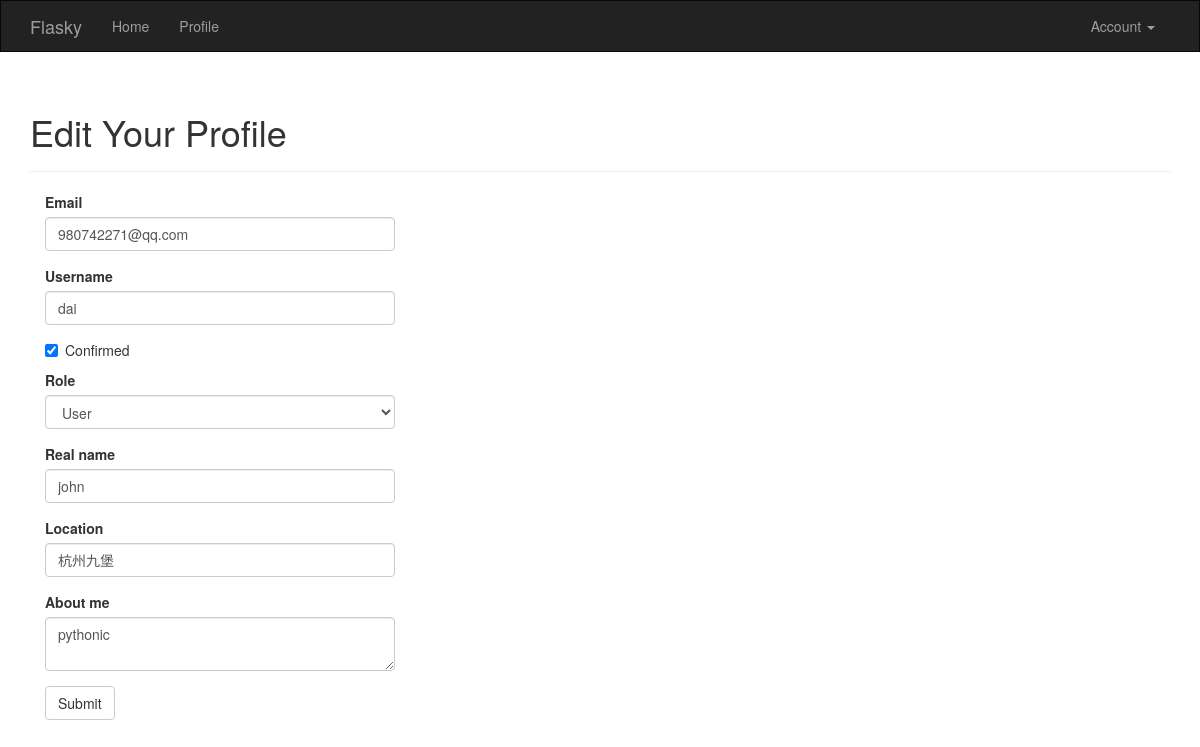
The page /edit-profile/1 (signed in) on the database its author committed.
### app/models.py (models this page shows, shortened)
class User(UserMixin, db.Model):
    __tablename__ = 'users'
    id = db.Column(db.Integer, primary_key=True)
    email = db.Column(db.String(64), unique=True, index=True)
    username = db.Column(db.String(64), unique=True, index=True)
    role_id = db.Column(db.Integer, db.ForeignKey('roles.id'))
    password_hash = db.Column(db.String(128))
    confirmed = db.Column(db.Boolean, default=False)
    name = db.Column(db.String(64))
    location = db.Column(db.String(64))
    about_me = db.Column(db.Text())
    member_since = db.Column(db.DateTime(), default=datetime.utcnow)
    last_seen = db.Column(db.DateTime(), default=datetime.utcnow)
    avatar_hash = db.Column(db.String(32))
    posts = db.relationship('Post', backref='author', lazy='dynamic')
    @property
    def password(self):
        raise AttributeError('password is not a readable attribute')
    def can(self, perm):
        return self.role is not None and self.role.has_permission(perm)
    def ping(self):
        self.last_seen = datetime.utcnow()
        db.session.add(self)

### app/main/views.py (the view, shortened to what this page needs)
@main.route('/edit-profile/<int:id>', methods=['GET', 'POST'])
@login_required
@admin_required
def edit_profile_admin(id):
    user = User.query.get_or_404(id)
    form = EditProfileAdminForm(user=user)
    form.email.data = user.email
    form.username.data = user.username
    form.confirmed.data = user.confirmed
    form.role.data = user.role_id
    form.name.data = user.name
    form.location.data = user.location
    form.about_me.data = user.about_me
    return render_template('edit_profile.html', form=form, user=user)

### app/main/forms.py (shortened to what this page needs)
class EditProfileAdminForm(FlaskForm):
    email = StringField('Email', validators=[DataRequired(), Length(1, 64),
                                             Email()])
    username = StringField('Username', validators=[
        DataRequired(), Length(1, 64),
        Regexp('^[A-Za-z][A-Za-z0-9_.]*$', 0,
               'Usernames must have only letters, numbers, dots or '
               'underscores')])
    confirmed = BooleanField('Confirmed')
    role = SelectField('Role', coerce=int)
    name = StringField('Real name', validators=[Length(0, 64)])
    location = StringField('Location', validators=[Length(0, 64)])
    about_me = TextAreaField('About me')
    submit = SubmitField('Submit')
    def __init__(self, user, *args, **kwargs):
        super(EditProfileAdminForm, self).__init__(*args, **kwargs)
        self.role.choices = [(role.id, role.name)
                             for role in Role.query.order_by(Role.name).all()]
        self.user = user

### app/auth/views.py (called while the page is built)
@auth.before_app_request
def before_request():
    if current_user.is_authenticated:
        current_user.ping()
        if not current_user.confirmed \
                and request.endpoint \
                and request.blueprint != 'auth' \
                and request.endpoint != 'static':
            return redirect(url_for('auth.unconfirmed'))

### app/main/__init__.py (called while the page is built)
@main.app_context_processor
def inject_permissions():
    return dict(Permission=Permission)

### app/models.py (called while the page is built)
@login_manager.user_loader
def load_user(user_id):
    return User.query.get(int(user_id))

    def has_permission(self, perm):
        return self.permissions & perm == perm

### app/templates/edit_profile.html (shortened to what this page needs)
{% extends "base.html" %}
{% import "bootstrap/wtf.html" as wtf %}
{% block page_content %}
<div class="page-header">
    <h1>Edit Your Profile</h1>
</div>
<div class="col-md-4">
    {{ wtf.quick_form(form) }}
</div>
{% endblock %}

### rows shown on the page
User: email "980742271@qq.com", username "dai", confirmed "☑", role "User", name "john", location "杭州九堡", about_me "pythonic"
